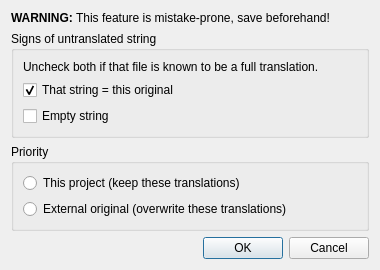
<?xml version="1.0" encoding="UTF-8"?>
<ui version="4.0">
 <class>FmTranslateWithOriginal</class>
 <widget class="QDialog" name="FmTranslateWithOriginal">
  <property name="geometry">
   <rect>
    <x>0</x>
    <y>0</y>
    <width>380</width>
    <height>237</height>
   </rect>
  </property>
  <property name="windowTitle">
   <string>Translate with original</string>
  </property>
  <layout class="QVBoxLayout" name="verticalLayout">
   <item>
    <widget class="QLabel" name="lbSave">
     <property name="text">
      <string>&lt;b&gt;WARNING:&lt;/b&gt; This feature is mistake-prone, save beforehand!</string>
     </property>
    </widget>
   </item>
   <item>
    <widget class="QGroupBox" name="grpUntranslated">
     <property name="title">
      <string>Signs of untranslated string</string>
     </property>
     <layout class="QVBoxLayout" name="verticalLayout_2">
      <item>
       <widget class="QLabel" name="lbUncheckAll">
        <property name="text">
         <string>Uncheck both if that file is known to be a full translation.</string>
        </property>
       </widget>
      </item>
      <item>
       <widget class="QCheckBox" name="chkIsOriginal">
        <property name="text">
         <string>That string = this original</string>
        </property>
        <property name="checked">
         <bool>true</bool>
        </property>
       </widget>
      </item>
      <item>
       <widget class="QCheckBox" name="chkEmptyString">
        <property name="text">
         <string>Empty string</string>
        </property>
       </widget>
      </item>
     </layout>
    </widget>
   </item>
   <item>
    <widget class="QGroupBox" name="grpPriority">
     <property name="title">
      <string>Priority</string>
     </property>
     <layout class="QVBoxLayout" name="verticalLayout_3">
      <item>
       <widget class="QRadioButton" name="radioPrioThis">
        <property name="text">
         <string>This project (keep these translations)</string>
        </property>
        <property name="checked">
         <bool>false</bool>
        </property>
       </widget>
      </item>
      <item>
       <widget class="QRadioButton" name="radioPrioExt">
        <property name="text">
         <string>External original (overwrite these translations)</string>
        </property>
       </widget>
      </item>
     </layout>
    </widget>
   </item>
   <item>
    <widget class="QDialogButtonBox" name="buttonBox">
     <property name="standardButtons">
      <set>QDialogButtonBox::Cancel|QDialogButtonBox::Ok</set>
     </property>
    </widget>
   </item>
  </layout>
 </widget>
 <resources/>
 <connections/>
</ui>
